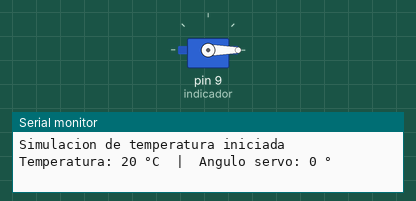
Simulated run of this sketch. Board: Arduino Uno, built with avr-gcc and run on an emulated ATmega328P. Shown: servo, the last lines printed to the serial monitor.

Above: at 0.05 s.
At 2.65 s:
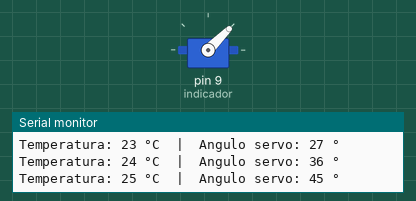
At 5.25 s:
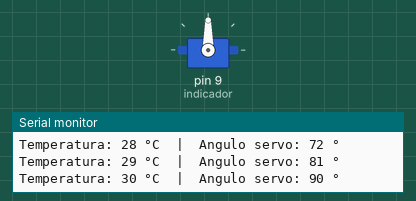
At 10.5 s:
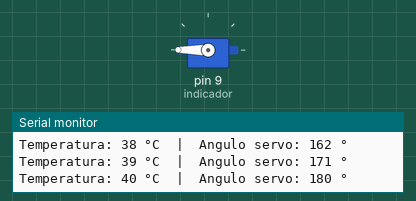
Timing chart, 0 to 13.7 s (numbered marks = the images above):
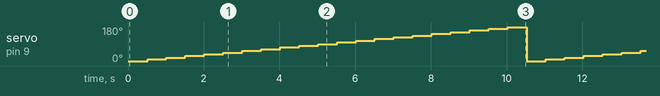

The sketch:

servomotor.ino
```cpp
#include <Servo.h>

Servo indicador;   // Objeto servo

int temperatura;   // Temperatura simulada (°C)
int angulo;        // Ángulo del servo (°)

void setup() {
  indicador.attach(9);      // Servo conectado al pin 9
  Serial.begin(9600);       // Inicia comunicación serial
  Serial.println("Simulacion de temperatura iniciada");
}

void loop() {

  // Simulamos temperatura desde 20°C hasta 40°C
  for (temperatura = 20; temperatura <= 40; temperatura++) {

    // Mapeo de temperatura a ángulo
    // 20°C -> 0°
    // 40°C -> 180°
    angulo = map(temperatura, 20, 40, 0, 180);

    // Limitamos el ángulo por seguridad
    angulo = constrain(angulo, 0, 180);

    // Movemos el servo
    indicador.write(angulo);

    // ---- MONITOR SERIAL ----
    Serial.print("Temperatura: ");
    Serial.print(temperatura);
    Serial.print(" °C  |  Angulo servo: ");
    Serial.print(angulo);
    Serial.println(" °");

    delay(500);  // Pausa para ver el movimiento y los datos
  }

  Serial.println("-----------------------------");
}
```

Measured:
- by itself, servo on pin 9 (indicador): ramps from 0° to 180° and jumps back, once every 10.5 s
